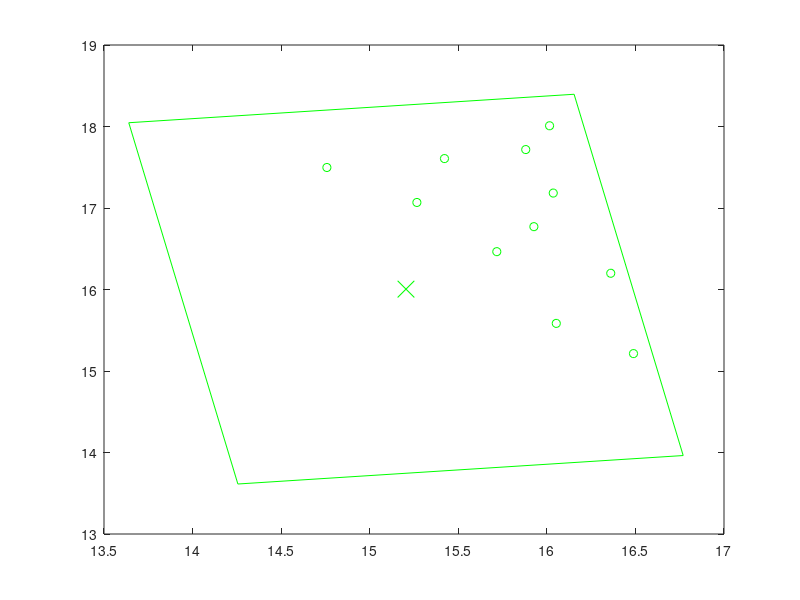

Write MATLAB code to recreate this figure. (Note: this script raises an error after producing the figure.)
close all;
figure;
Targets_x = [14.758207411728847,15.266245804760782,15.422058827312185,15.717380550295742,16.05319154911209,15.926741455615542,15.880724475016166,16.036006732071822,16.015250909450145,16.48906883024664,16.36064979341078,];
Targets_y = [
17.49701283070524,17.067927782027464,17.606329463615825,16.46437979848765,15.58429697124664,16.771062689892442,17.71703291791567,17.183417842263122,18.009047803506434,15.213517064727755,16.199286826207306,];
center_x = [15.20472920148137];
center_y = [16.004520560338246];
image_corners_x = [13.639843475972986,14.255728499127333,16.769614926989757,16.15372990383541,13.639843475972986];
image_corners_y = [18.046293842554874,13.613474108090799,13.962747278121618,18.395567012585694,18.046293842554874];
labs1 = 1:length(Targets_x);
plot(Targets_x, Targets_y,'go',image_corners_x,image_corners_y,'g');
hold on;
plot(center_x,center_y,'gx','MarkerSize',12)
labs1 = ['C1'];
labelpoints(center_x,center_y,labs1,'NE',0.3,1)
axis equal;
axis tight;
hold on;


Targets2_x = [15.998316093374871,15.892475902956667,16.529139397495708,16.357188263622316,16.01169682816504,15.907630165798249,15.741183976420016,16.697690958118937,16.36724685975756,16.857149961037205,17.37556594158578,16.75408252142007,16.240987125025725,16.557932496894715,17.713620355687308,17.15586596722041,15.976594974268437,17.033046362845713,16.899626147269526,17.676604863674257,17.557973883426715,17.396682356605925,18.00947143089898,]
Targets2_y = [
17.856587298223197,17.600273736845992,18.274491045295413,17.634981058528982,17.146195171701205,16.782201523215676,16.502205274721018,17.7125074755944,17.187506213587085,17.641367234071584,18.251464671777505,17.247312095713603,16.314174396682706,16.7201538393978,18.293999853860928,17.4911925219868,15.757662587157498,17.184357369316547,16.88860584706295,17.868434167985065,17.562340136297223,17.32645349202126,17.94028971895854,]
center2_x = [17.064088636723667]
center2_y = [16.105591237053336]
image_corners2_x = [15.424606067411792,16.204356609084925,18.703571206035548,17.92382066436241,15.424606067411792]
image_corners2_y = [18.08796415222245,13.681015746266187,14.12321832188422,18.530166727840484,18.08796415222245];
plot(Targets2_x, Targets2_y,'ko',image_corners2_x,image_corners2_y,'k');
hold on;
plot(center2_x,center2_y,'kx','MarkerSize',12)
labs1 = ['C2'];
labelpoints(center2_x,center2_y,labs1,'NE',0.3,1)
axis equal;
axis tight;

set(gca,'XTickLabel',[0.5 1 1.5 2 2.5 3 3.5 4 4.5 5] );
set(gca,'YTickLabel',[0.5 0.875 1.25 1.85 2.5 3.15 3.75 4.375 5 5.625 6.25 6.875] );
